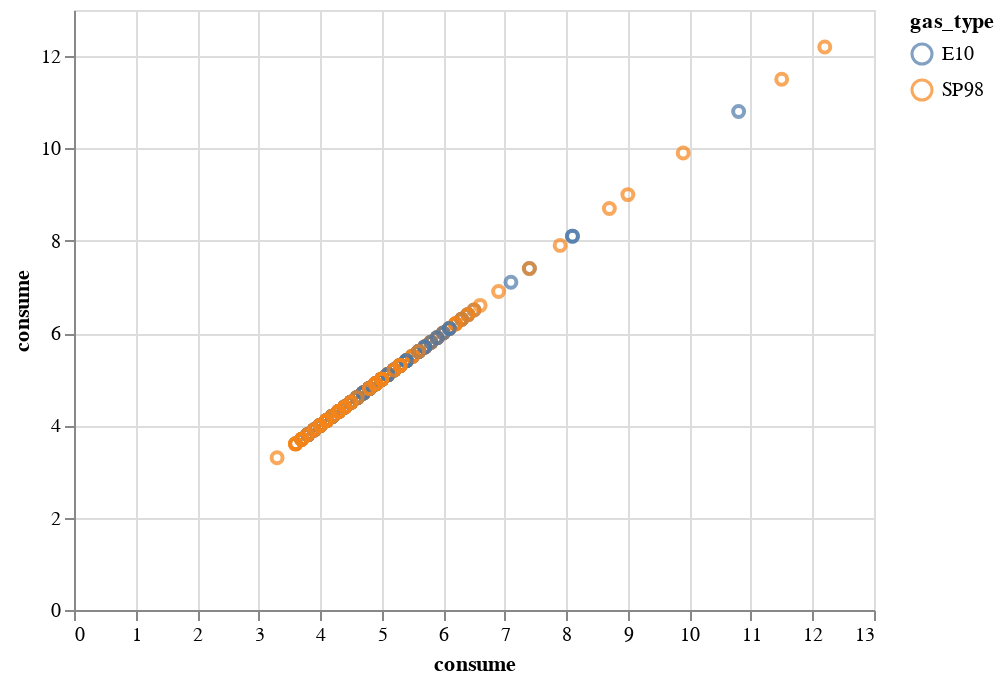

The notebook cell this image was saved under:
### Markdown cell above
Car is consuming more when using E10 than SP98

### Code cell
import altair as alt

alt.Chart(clean_data).mark_point().encode(x='consume', y='consume', color='gas_type').interactive()

### Figure 1 — Vega-Lite specification as saved in the notebook (floating-point values rounded to 4 significant figures; data arrays with more than 128 entries replaced by an {"elided": "..."} marker saying what was removed)
{"config": {"view": {"continuousWidth": 400, "continuousHeight": 300}}, "data": {"name": "data-45a64c4533a0455ea96c1caea5302820"}, "mark": "point", "encoding": {"color": {"field": "gas_type", "type": "nominal"}, "x": {"field": "consume", "type": "quantitative"}, "y": {"field": "consume", "type": "quantitative"}}, "selection": {"selector001": {"type": "interval", "bind": "scales", "encodings": ["x", "y"]}}, "$schema": "https://vega.github.io/schema/vega-lite/v4.17.0.json", "datasets": {"data-45a64c4533a0455ea96c1caea5302820": {"elided": "388 records"}}}
